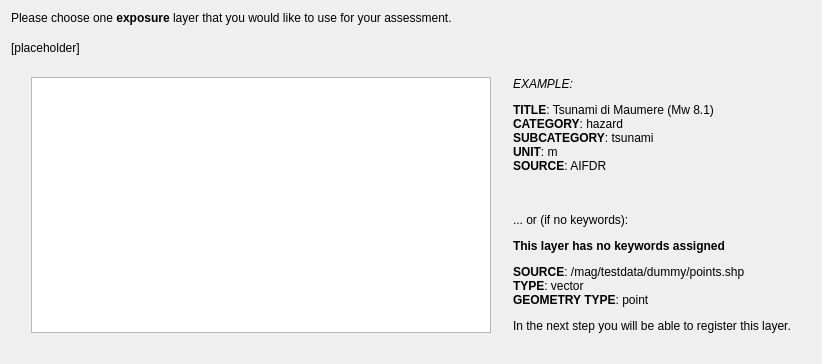
     <widget class="QWidget" name="pgF15ExpLayerBrowser">
      <layout class="QVBoxLayout" name="verticalLayout_20">
       <item>
        <widget class="QLabel" name="lblSelectBrowserExpLayer">
         <property name="text">
          <string>&lt;html&gt;&lt;head/&gt;&lt;body&gt;&lt;p&gt;Please choose one &lt;span style=&quot; font-weight:600;&quot;&gt;exposure&lt;/span&gt; layer that you would like to use for your assessment.&lt;/p&gt;&lt;/body&gt;&lt;/html&gt;</string>
         </property>
         <property name="wordWrap">
          <bool>true</bool>
         </property>
        </widget>
       </item>
       <item>
        <spacer name="verticalSpacer_67">
         <property name="orientation">
          <enum>Qt::Vertical</enum>
         </property>
         <property name="sizeType">
          <enum>QSizePolicy::Fixed</enum>
         </property>
         <property name="sizeHint" stdset="0">
          <size>
           <width>20</width>
           <height>10</height>
          </size>
         </property>
        </spacer>
       </item>
       <item>
        <widget class="QLabel" name="lblExpLayerFromBrowserConstraint">
         <property name="text">
          <string>[placeholder]</string>
         </property>
         <property name="wordWrap">
          <bool>true</bool>
         </property>
        </widget>
       </item>
       <item>
        <spacer name="verticalSpacer_48">
         <property name="orientation">
          <enum>Qt::Vertical</enum>
         </property>
         <property name="sizeType">
          <enum>QSizePolicy::Fixed</enum>
         </property>
         <property name="sizeHint" stdset="0">
          <size>
           <width>20</width>
           <height>16</height>
          </size>
         </property>
        </spacer>
       </item>
       <item>
        <layout class="QGridLayout" name="gridLayout_21">
         <item row="0" column="0">
          <spacer name="horizontalSpacer_51">
           <property name="orientation">
            <enum>Qt::Horizontal</enum>
           </property>
           <property name="sizeType">
            <enum>QSizePolicy::Fixed</enum>
           </property>
           <property name="sizeHint" stdset="0">
            <size>
             <width>20</width>
             <height>20</height>
            </size>
           </property>
          </spacer>
         </item>
         <item row="0" column="2">
          <spacer name="horizontalSpacer_52">
           <property name="orientation">
            <enum>Qt::Horizontal</enum>
           </property>
           <property name="sizeType">
            <enum>QSizePolicy::Fixed</enum>
           </property>
           <property name="sizeHint" stdset="0">
            <size>
             <width>16</width>
             <height>20</height>
            </size>
           </property>
          </spacer>
         </item>
         <item row="0" column="3">
          <widget class="QLabel" name="lblDescribeBrowserExpLayer">
           <property name="text">
            <string>&lt;html&gt;&lt;head/&gt;&lt;body&gt;&lt;p&gt;&lt;i&gt;EXAMPLE:&lt;/i&gt;&lt;/p&gt;&lt;p&gt;&lt;span style=&quot; font-weight:600;&quot;&gt;TITLE&lt;/span&gt;: Tsunami di Maumere (Mw 8.1)&lt;br/&gt;&lt;span style=&quot; font-weight:600;&quot;&gt;CATEGORY&lt;/span&gt;: hazard&lt;br/&gt;&lt;span style=&quot; font-weight:600;&quot;&gt;SUBCATEGORY&lt;/span&gt;: tsunami&lt;br/&gt;&lt;span style=&quot; font-weight:600;&quot;&gt;UNIT&lt;/span&gt;: m&lt;br/&gt;&lt;span style=&quot; font-weight:600;&quot;&gt;SOURCE&lt;/span&gt;: AIFDR &lt;br/&gt;&lt;br/&gt;&lt;/p&gt;&lt;p&gt;... or (if no keywords):&lt;/p&gt;&lt;p&gt;&lt;span style=&quot; font-weight:600;&quot;&gt;This layer has no keywords assigned&lt;/span&gt;&lt;/p&gt;&lt;p&gt;&lt;span style=&quot; font-weight:600;&quot;&gt;SOURCE&lt;/span&gt;: /mag/testdata/dummy/points.shp&lt;br/&gt;&lt;span style=&quot; font-weight:600;&quot;&gt;TYPE&lt;/span&gt;: vector&lt;br/&gt;&lt;span style=&quot; font-weight:600;&quot;&gt;GEOMETRY TYPE&lt;/span&gt;: point&lt;/p&gt;&lt;p&gt;In the next step you will be able to register this layer.&lt;/p&gt;&lt;/body&gt;&lt;/html&gt;</string>
           </property>
           <property name="alignment">
            <set>Qt::AlignLeading|Qt::AlignLeft|Qt::AlignTop</set>
           </property>
           <property name="wordWrap">
            <bool>true</bool>
           </property>
          </widget>
         </item>
         <item row="0" column="4">
          <spacer name="horizontalSpacer_53">
           <property name="orientation">
            <enum>Qt::Horizontal</enum>
           </property>
           <property name="sizeType">
            <enum>QSizePolicy::Fixed</enum>
           </property>
           <property name="sizeHint" stdset="0">
            <size>
             <width>20</width>
             <height>20</height>
            </size>
           </property>
          </spacer>
         </item>
         <item row="0" column="1">
          <widget class="QTreeView" name="tvBrowserExposure">
           <property name="minimumSize">
            <size>
             <width>460</width>
             <height>0</height>
            </size>
           </property>
           <property name="maximumSize">
            <size>
             <width>460</width>
             <height>16777215</height>
            </size>
           </property>
           <attribute name="headerVisible">
            <bool>false</bool>
           </attribute>
          </widget>
         </item>
        </layout>
       </item>
       <item>
        <spacer name="verticalSpacer_49">
         <property name="orientation">
          <enum>Qt::Vertical</enum>
         </property>
         <property name="sizeType">
          <enum>QSizePolicy::Fixed</enum>
         </property>
         <property name="sizeHint" stdset="0">
          <size>
           <width>20</width>
           <height>20</height>
          </size>
         </property>
        </spacer>
       </item>
      </layout>
     </widget>
